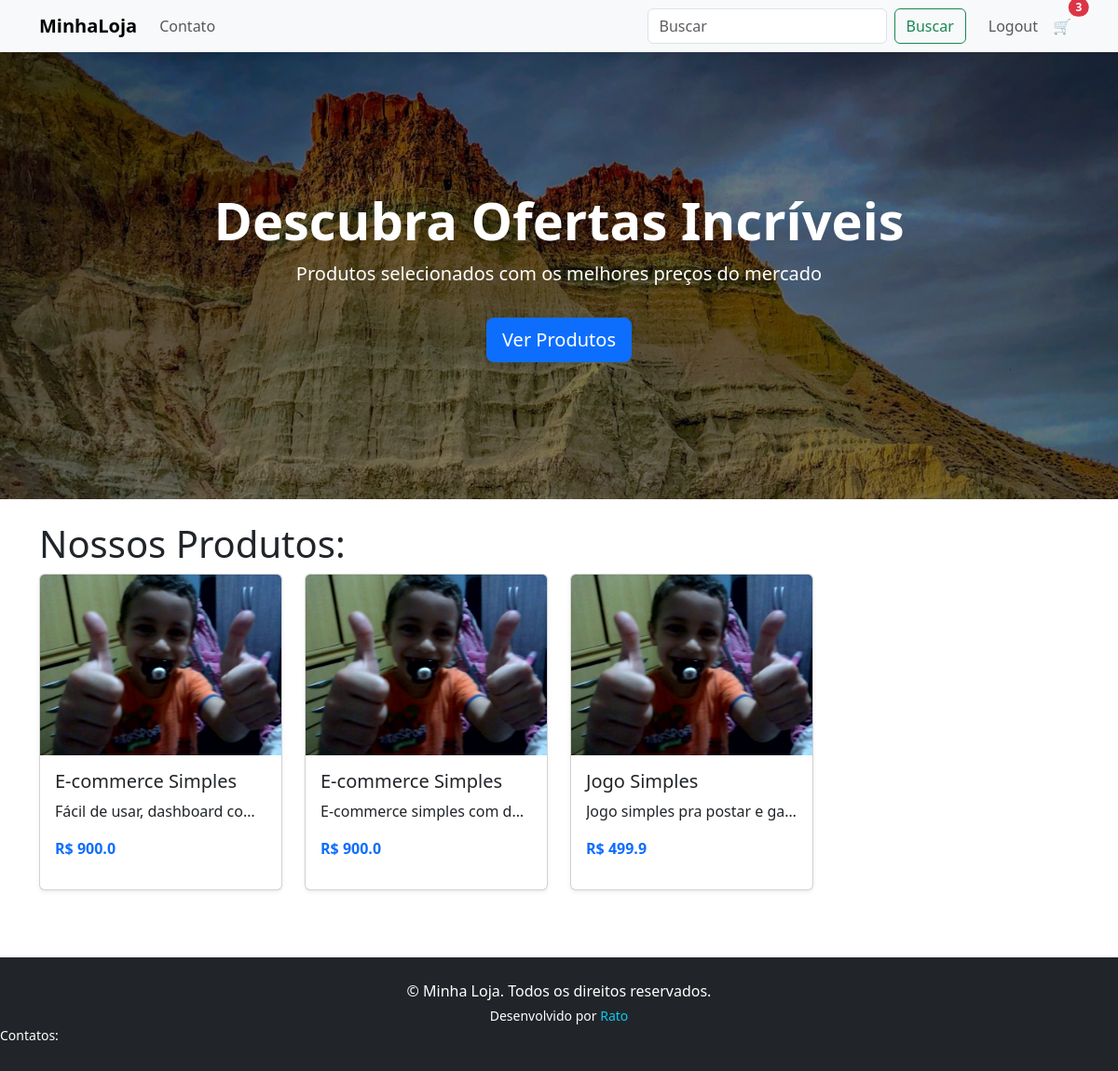
The app's page / (signed in) with its own data.
### Application/models.py (models this page shows, shortened)
class Product(models.Model):
    id = models.AutoField(primary_key=True)
    name = models.CharField(max_length=50)
    sku = models.CharField(max_length=50, unique=True)
    price = models.FloatField()
    image = models.ImageField(upload_to=product_main_path)
    description = models.TextField(blank=True)

### Application/views.py (the view)
# urls.py: path('', views.home, name='home'),
def home(request):
    products = Product.objects.all()
    return render(request, 'App/home.html', context={'products': products})

### Application/templates/App/home.html (shortened to what this page needs)
{% extends 'App/layout.html' %}
{% load static %}
{% block head %}
    <link rel="stylesheet" href="{% static 'App/css/home.css' %}">
{% endblock head %}
{% block content %}
    <section class="main-banner">
        <div class="main-banner-content">
        <h1 class="display-4 fw-bold">Descubra Ofertas Incríveis</h1>
        <p class="lead">Produtos selecionados com os melhores preços do mercado</p>
        <a href="#" class="btn btn-primary btn-lg mt-3">Ver Produtos</a>
        </div>
    </section>
    <section class="container py-4">
        <h1>Nossos Produtos:</h1>
        <div class="row g-4">
            {% for product in products %}
                <article class="col-12 col-sm-6 col-md-4 col-lg-3">
                <div class="card h-100 shadow-sm position-relative product-card">
                    <img src="{{ product.image.url }}" class="card-img-top" alt="{{ product.name }}">
                    <div class="card-body d-flex flex-column">
                    <h3 class="card-title h5">{{ product.name }}</h3>
                    <p class="card-text text-truncate">{{ product.description }}</p>
                    <p class="fw-bold text-primary">R$ {{ product.price }}</p>
                    </div>
                </div>
                </article>
            {% endfor %}
        </div>
    </section>
{% endblock content %}

### Application/static/App/css/home.css (style rules this page uses)
.main-banner { background-image: url('/static/App/images/hero.jpg'); background-size: cover; background-position: center; height: 60vh; color: white; display: flex; align-items: center; justify-content: center; text-align: center; position: relative; }
.main-banner::before { content: ''; position: absolute; top: 0; left: 0; width: 100%; height: 100%; background-color: rgba(0, 0, 0, 0.5); z-index: 1; }
.main-banner-content { z-index: 2; }
.product-card { transition: transform 0.3s ease, box-shadow 0.3s ease; }

### records on screen
Product: image (picture), name "E-commerce Simples", description "Fácil de usar, dashboard co…", price "900.0"
Product: image (picture), name "E-commerce Simples", description "E-commerce simples com d…", price "900.0"
Product: image (picture), name "Jogo Simples", description "Jogo simples pra postar e ga…", price "499.9"
